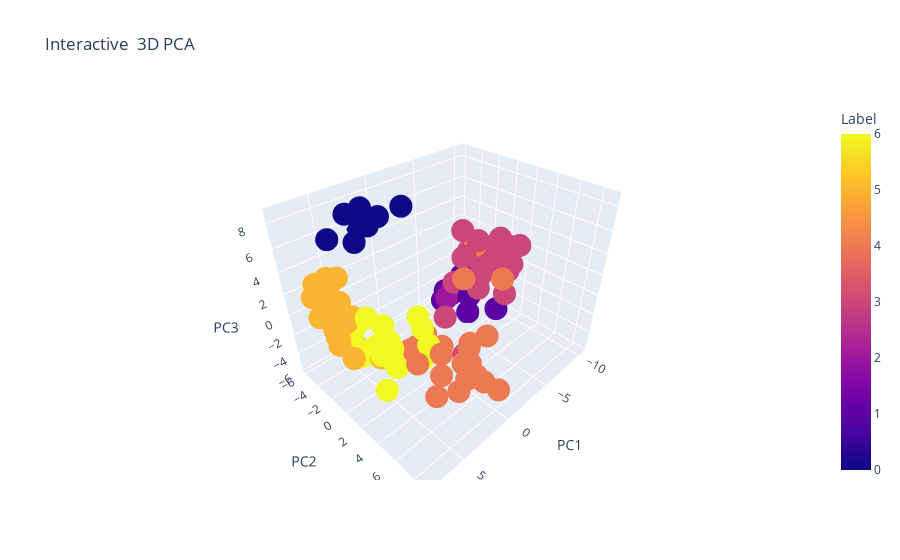

Notebook code cell kept with this figure:
### Code cell
#PCA and UMAP in 3D

# Prepare labels for coloring and hover
labels = y_train["characteristics_ch1"] if "characteristics_ch1" in y_train.columns else y_train.squeeze()

# PCA interactive 3D plot
pca = PCA(n_components=3)

pca_result = pca.fit_transform(X_scaled_imputed)
pca_df = pd.DataFrame({
    "PC1": pca_result[:, 0],
    "PC2": pca_result[:, 1],
    "PC3": pca_result[:, 2],
    "Label": labels
})
fig_pca = px.scatter_3d(pca_df, x="PC1", y="PC2", z="PC3", color="Label", hover_name="Label", title="Interactive  3D PCA")
fig_pca.show()
